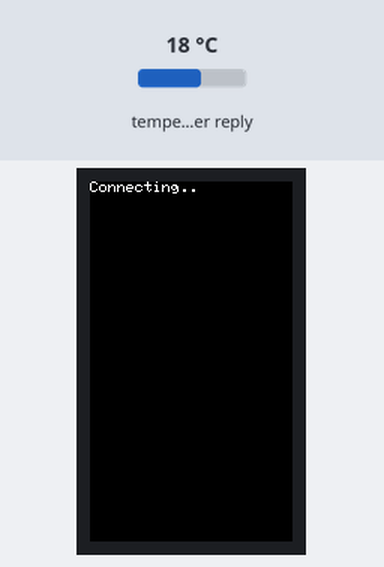
Simulated run of this sketch. Board: ESP32. Shown: 135×240 colour display. The test bench sets the inputs (shaded band); at power-on: temperature in the weather reply 18 °C. WiFi joins after 1.5 s; servers stay silent unless stated; web services answer with replies made up by the test bench; what the sketch prints to the serial monitor is not drawn.

Above: at 0.6 s.
At 1.8 s:
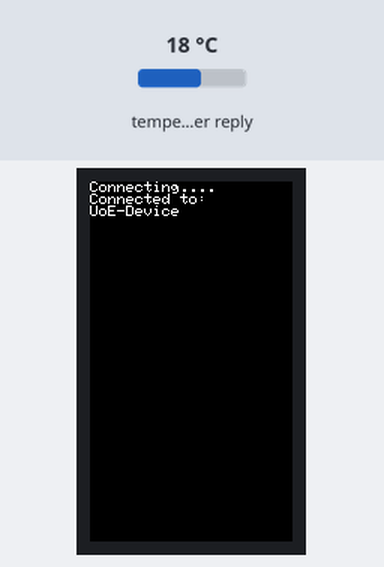
At 6.1 s:
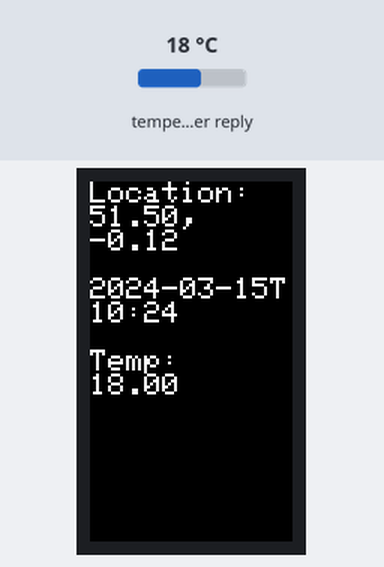

The sketch:

APIRequest_Template.ino
```cpp
//=============================================================
// File:    APIRequest_Template
//
// Author:  J.Hathway 2024
//
// Description:
//     - Template sketch for making an API request from an
//       M5StickC-Plus.
//     - Example request gathers data on current temperature in
//       Edinburgh (https://open-meteo.com/).
//
// Dependencies:
//     - M5StickCPlus Library 0.1.0 (M5Stack)
//     - ArduinoHTTPClient Library 0.5.0 (Arduino)
//     - ArduinoJson Library 7.0.3 (Benoit Blanchon)
//=============================================================

#include <ArduinoJson.h>
#include <M5StickCPlus.h>
#include <HTTPClient.h>
#include <WiFi.h>

//******************************************
// ***CHANGE THESE VARIABLES***
// WiFi details
const char* network = "UoE-Device";  // network you are connecting to
const char* password = "uThnYvRm";   // network password

// Replace this with your request URL
// This example gets the current temperature in Edinburgh
String requestURL = "https://api.open-meteo.com/v1/forecast?latitude=55.9521&longitude=-3.1965&current=temperature_2m";

/*
  *OPTIONAL* You may need to increase the size of this object
  if you are expecting a particularly large HTTP response.

  Consult https://arduinojson.org/v7/assistant for more info
*/
StaticJsonDocument<1500> doc;
//==========================================

void getData();
bool connectToWiFi(const char* ssid, const char* pass);

//============================================
// SETUP
void setup() {
  Serial.begin(115200);

  // M5StickC Plus Init
  M5.begin();

  // Connect to WiFi
  connectToWiFi(network, password);
  delay(1000);

  //================================================
  // MAKE GET REQUEST
  getData();

  //================================================
  // ***DESERIALIZE JSON DATA***

  /*
    Once you have received a response from the API, you will need to
    deserialize the data to use it in your sketch.

    You will need to consult https://arduinojson.org/v7/assistant for the
    correct code for deserializing your particularAPI response JSON.

    Replace all of this code with the code generated by the JSON assistant
  */

  float latitude = doc["latitude"];                                  // latitude
  float longitude = doc["longitude"];                                // longitude
  double generationtime_ms = doc["generationtime_ms"];               // generation time
  int utc_offset_seconds = doc["utc_offset_seconds"];                // offset (seconds)
  const char* timezone = doc["timezone"];                            // timezone
  const char* timezone_abbreviation = doc["timezone_abbreviation"];  // timezone abbreviation
  int elevation = doc["elevation"];                                  // elevation (m)

  JsonObject current_units = doc["current_units"];
  const char* current_units_time = current_units["time"];                      // Time units
  const char* current_units_interval = current_units["interval"];              // Time units interval
  const char* current_units_temperature_2m = current_units["temperature_2m"];  // Temperature units

  JsonObject current = doc["current"];
  const char* current_time = current["time"];                // Current time
  int current_interval = current["interval"];                // Current interval
  float current_temperature_2m = current["temperature_2m"];  // Current temperature

  //==============================================
  // PRINT DATA
  M5.Lcd.fillScreen(BLACK);
  M5.Lcd.setCursor(0, 0);
  M5.Lcd.setTextSize(2);

  // Coordinates
  M5.Lcd.println("Location:");
  M5.Lcd.print(latitude);
  M5.Lcd.println(",");
  M5.Lcd.println(longitude);
  M5.Lcd.println();

  // Time
  M5.Lcd.println(current_time);
  M5.Lcd.println();

  // Temperature
  M5.Lcd.println("Temp:");
  M5.Lcd.print(current_temperature_2m);
  M5.Lcd.println(current_units_temperature_2m);
}

//============================================
// LOOP
void loop() {
}

//=======================================================
// MAKE API GET REQUEST FUNCTION
// This function makes the API request using the url defined
// at the top of the sketch (requestURL)
void getData() {
  // set up HTTP Client
  HTTPClient client;

  // access URL
  client.begin(requestURL.c_str());

  // send GET Request
  int httpCode = client.GET();

  // if request is successful...
  if (httpCode > 0) {
    // store recieved data
    String payload = client.getString();
    Serial.println("Statuscode: " + String(httpCode));

    // check for error
    DeserializationError error = deserializeJson(doc, payload);

    if (error) {
      Serial.print("deserializeJson() failed: ");
      Serial.println(error.c_str());
      return;
    } else {
      Serial.println("deserializeJson() successful");

      delay(1000);
      M5.Lcd.fillScreen(BLACK);
      M5.Lcd.setCursor(0, 0);
    }

    // end HTTP call
    client.end();
  } else {
    // if request is NOT successful, print error message
    Serial.println("Error on HTTP request.");
  }
}

//=======================================================
// CONNECT TO WIFI FUNCTION
// This function starts the WiFi connection
bool connectToWiFi(const char* ssid, const char* pass) {
  M5.Lcd.print("Connecting");

  // initialise - WIFI_STA = Station Mode
  WiFi.mode(WIFI_STA);
  WiFi.begin(network, password);

  // start timer
  unsigned long startAttemptTime = millis();

  // while not connected to WiFi AND before timeout
  while (WiFi.status() != WL_CONNECTED && millis() - startAttemptTime < 30000) {
    M5.Lcd.print(".");
    delay(400);
  }

  // Print status to LCD
  if (WiFi.status() != WL_CONNECTED) {
    M5.Lcd.println("\nErr: Failed to connect");
    delay(2000);
    return false;
  } else {
    M5.Lcd.println("\nConnected to:");
    M5.Lcd.println(ssid);
    delay(2000);
    return true;
  }
}
```

Measured:
- what the display in image 1 shows lasts 4.2 s, from 1.8 s to 6.0 s
